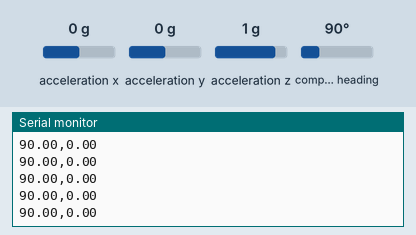
This sketch was run on a simulated Arduino Uno, built with avr-gcc and run on an emulated ATmega328P. Shown: the last lines printed to the serial monitor. Inputs (shaded band) come from the test bench; at power-on: acceleration x 0 g, acceleration y 0 g, acceleration z 1 g, compass heading 90°.

Above: at 2.2 s.
2.3 s: acceleration x set to -1.4 g
At 3.0 s:
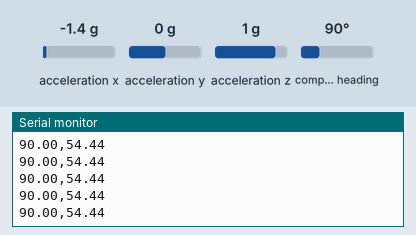
3.8 s: acceleration y set to -1.4 g
At 4.4 s:
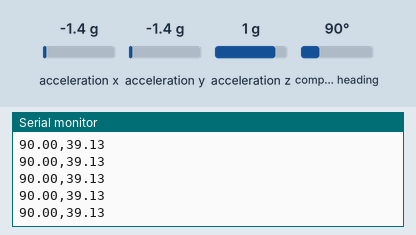
5.3 s: acceleration z set to -1.4 g
At 5.9 s:
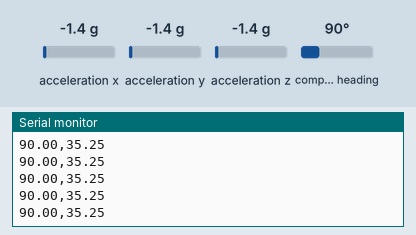
6.8 s: compass heading set to 7°
At 7.4 s:
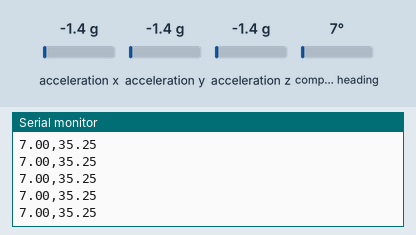
Timing chart, 0 to 9.3 s (numbered marks = the images above; inputs shaded):
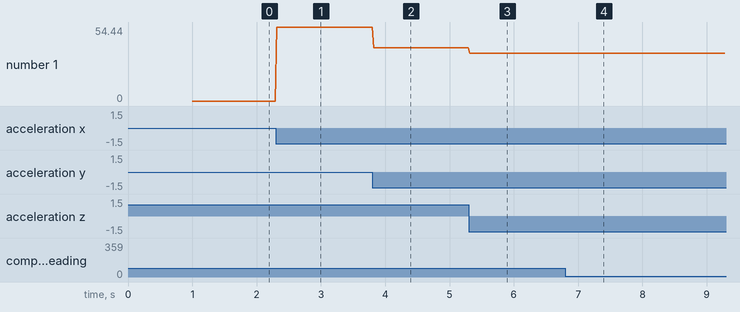

The sketch:

Test_Scatt.ino
```cpp
#include <Wire.h>
#include <Adafruit_Sensor.h>
#include <Adafruit_BNO055.h>

Adafruit_BNO055 bno = Adafruit_BNO055();

void setup() {
  Serial.begin(115200);
  if (!bno.begin()) {
    while (1);
  }
  delay(1000);
  bno.setExtCrystalUse(true);
}

void loop() {
  imu::Vector<3> euler = bno.getVector(Adafruit_BNO055::VECTOR_EULER);
  float pitch = euler.x();  // Rotación en X
  float yaw = euler.y()*(-1);    // Rotación en Z (dirección horizontal)

  Serial.print(pitch, 2);
  Serial.print(",");
  Serial.println(yaw, 2);

  delay(20);  // 50 Hz aprox.
}
```

Measured:
- after the input at 2.3 s, the serial monitor: prints a new line at once (image 1)
- after the input at 3.8 s, the serial monitor: prints a new line at once (image 2)
- after the input at 5.3 s, the serial monitor: prints a new line at once (image 3)
- after the input at 6.8 s, the serial monitor: prints a new line at once (image 4)
- plotted number 1: 0 → 54.44 after the input at 2.3 s, 54.44 → 39.13 after the input at 3.8 s, 39.13 → 35.25 after the input at 5.3 s
